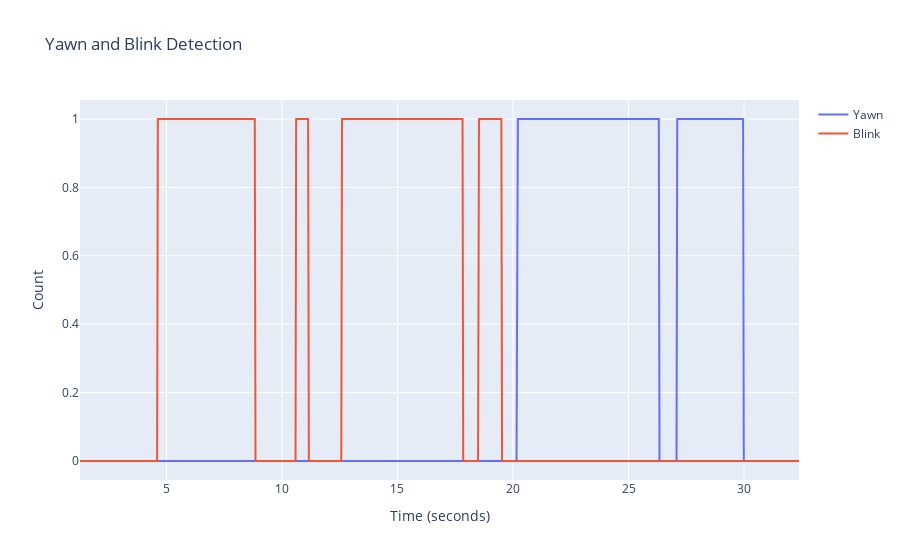

Source (notebook cell):
### Code cell
import plotly.graph_objs as go

fig = go.Figure()
fig.add_trace(go.Scatter(x=df['time'], y=df['yawn'], mode='lines', name='Yawn'))
fig.add_trace(go.Scatter(x=df['time'], y=df['blink'], mode='lines', name='Blink'))
fig.update_layout(title='Yawn and Blink Detection', xaxis_title='Time (seconds)', yaxis_title='Count')
fig.show()

### Figure 1 — Plotly figure (JSON) as saved in the notebook; plotly's stock layout.template omitted (floating-point values rounded to 4 significant figures; data arrays with more than 128 entries replaced by an {"elided": "..."} marker saying what was removed)
{"data": [{"mode": "lines", "name": "Yawn", "type": "scatter", "x": {"elided": "853 float values"}, "y": {"elided": "853 int values"}}, {"mode": "lines", "name": "Blink", "type": "scatter", "x": {"elided": "853 float values"}, "y": {"elided": "853 int values"}}], "layout": {"title": {"text": "Yawn and Blink Detection"}, "xaxis": {"title": {"text": "Time (seconds)"}}, "yaxis": {"title": {"text": "Count"}}}}
